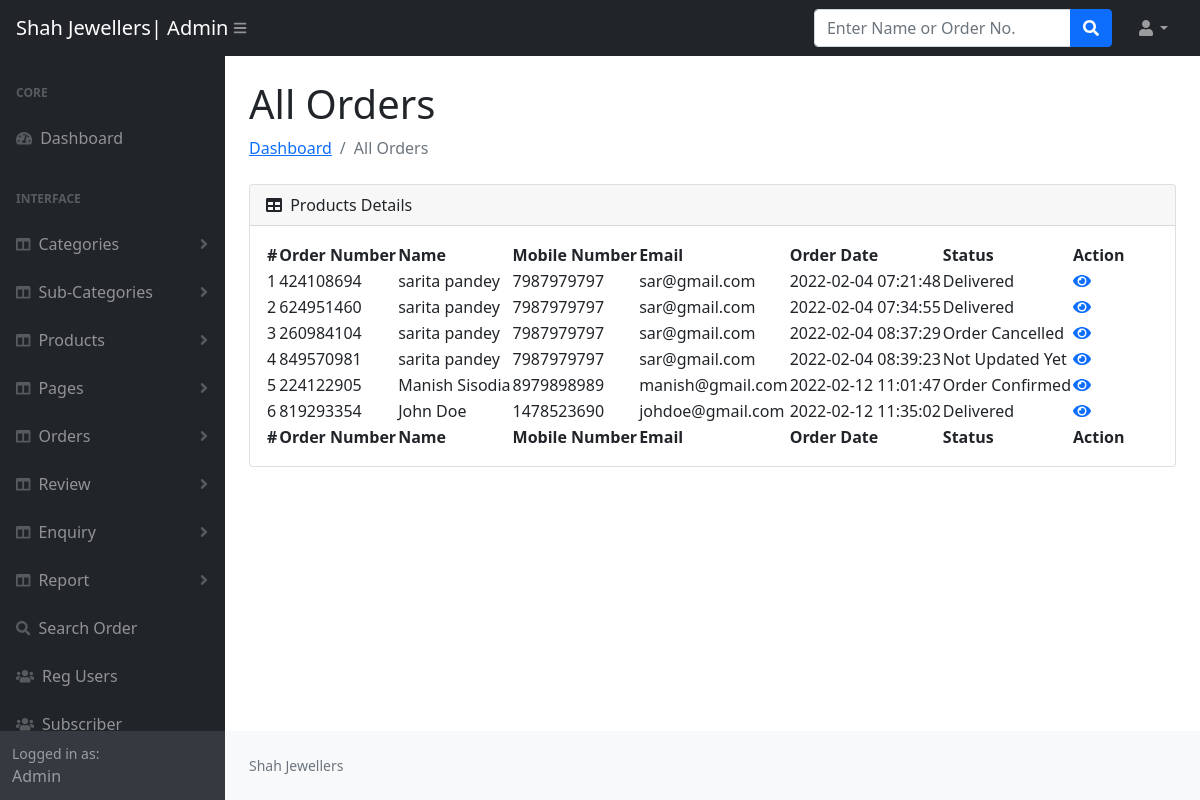
/jsms/admin/all-order.php (signed in), run on the app's committed database.
### tables this page shows
CREATE TABLE `tblorderaddresses` (
  `ID` int(10) NOT NULL,
  `UserId` int(5) DEFAULT NULL,
  `Ordernumber` int(10) DEFAULT NULL,
  `Flatnobuldngno` varchar(200) DEFAULT NULL,
  `StreetName` varchar(200) DEFAULT NULL,
  `Area` varchar(200) DEFAULT NULL,
  `Landmark` varchar(200) DEFAULT NULL,
  `City` varchar(200) DEFAULT NULL,
  `Zipcode` int(10) DEFAULT NULL,
  `Phone` bigint(11) DEFAULT NULL,
  `Email` varchar(200) DEFAULT NULL,
  `PaymentMethod` varchar(200) DEFAULT NULL,
  `OrderTime` timestamp NULL DEFAULT current_timestamp() ON UPDATE current_timestamp(),
  `Status` varchar(200) DEFAULT NULL,
  `Remark` varchar(200) DEFAULT NULL,
  `UpdationDate` timestamp NOT NULL DEFAULT current_timestamp() ON UPDATE current_timestamp()
);

CREATE TABLE `users` (
  `id` int(11) NOT NULL,
  `FirstName` varchar(255) DEFAULT NULL,
  `LastName` varchar(255) DEFAULT NULL,
  `Email` varchar(255) DEFAULT NULL,
  `MobileNumber` bigint(11) DEFAULT NULL,
  `Password` varchar(255) DEFAULT NULL,
  `regDate` timestamp NOT NULL DEFAULT current_timestamp()
);

### jsms/admin/all-order.php (the view, shortened to what this page needs)
<?php
include('includes/config.php');
if (strlen($_SESSION['aid']==0)) {
  header('location:logout.php');
  } else{
  ?>
<!DOCTYPE html>
<html lang="en">
    <head>
        <link href="https://cdn.jsdelivr.net/npm/simple-datatables@latest/dist/style.css" rel="stylesheet" />
        <link href="css/styles.css" rel="stylesheet" />
    </head>
    <body class="sb-nav-fixed">
 <?php include_once('includes/header.php');?>
        <div id="layoutSidenav">
       <?php include_once('includes/sidebar.php');?>
            <div id="layoutSidenav_content">
                <main>
                    <div class="container-fluid px-4">
                        <h1 class="mt-4">All Orders</h1>
                        <ol class="breadcrumb mb-4">
                            <li class="breadcrumb-item"><a href="dashboard.php">Dashboard</a></li>
                            <li class="breadcrumb-item active">All Orders</li>
                        </ol>
                        <div class="card mb-4">
                            <div class="card-header">
                                <i class="fas fa-table me-1"></i>
                               Products Details
                            </div>
                            <div class="card-body">
                                <table id="datatablesSimple">
                                    <thead>
                                        <tr>
                                            <th>#</th>
                                            <th>Order Number</th>
                                            <th>Name</th>
                                            <th>Mobile Number</th>
                                            <th>Email</th>
                                            <th>Order Date</th>
                                            <th>Status</th>
                                            <th>Action</th>
                                        </tr>
                                    </thead>
                                    <tfoot>
                                        <tr>
                                            <th>#</th>
                                            <th>Order Number</th>
                                            <th>Name</th>
                                            <th>Mobile Number</th>
                                            <th>Email</th>
                                            <th>Order Date</th>
                                            <th>Status</th>
                                            <th>Action</th>
                                        </tr>
                                    </tfoot>
                                    <tbody>
<?php
$ret=mysqli_query($con,"select * from tblorderaddresses join users on users.id=tblorderaddresses.UserId");
$cnt=1;
while ($row=mysqli_fetch_array($ret)) {
?>
                                <tr>
                                            <td><?php echo $cnt;?></td>
                  <td><?php  echo $row['Ordernumber'];?></td>
                  <td><?php  echo $row['FirstName'];?> <?php  echo $row['LastName'];?></td>
                  <td><?php  echo $row['MobileNumber'];?></td>
                  <td><?php  echo $row['Email'];?></td>
                  <td><?php  echo $row['OrderTime'];?></td>
                  <?php if($row['Status']==""){ ?>
                     <td class="font-w600"><?php echo "Not Updated Yet"; ?></td>
                     <?php } else { ?>
                      <td><?php  echo $row['Status'];?></td><?php } ?>
                                    <td><a href="view-order.php?orderid=<?php echo $row['Ordernumber'];?>"><i class="fa fa-eye" aria-hidden="true"></i></a></td>
                                        </tr>
                                        <?php $cnt=$cnt+1; } ?>
                                    </tbody>
                                </table>
                            </div>
                        </div>
                    </div>
                </main>
<?php include_once('includes/footer.php');?>
            </div>
        </div>
    </body>
</html>
<?php } ?>

### data on the page
tblorderaddresses: Ordernumber "424108694", UserId.FirstName "sarita", UserId.LastName "pandey", UserId.MobileNumber "7987979797", UserId.Email "sar@gmail.com", OrderTime "2022-02-04 07:21:48", Status "Delivered"
tblorderaddresses: Ordernumber "624951460", UserId.FirstName "sarita", UserId.LastName "pandey", UserId.MobileNumber "7987979797", UserId.Email "sar@gmail.com", OrderTime "2022-02-04 07:34:55", Status "Delivered"
tblorderaddresses: Ordernumber "260984104", UserId.FirstName "sarita", UserId.LastName "pandey", UserId.MobileNumber "7987979797", UserId.Email "sar@gmail.com", OrderTime "2022-02-04 08:37:29", Status "Order Cancelled"
tblorderaddresses: Ordernumber "849570981", UserId.FirstName "sarita", UserId.LastName "pandey", UserId.MobileNumber "7987979797", UserId.Email "sar@gmail.com", OrderTime "2022-02-04 08:39:23", shows "Not Updated Yet"
tblorderaddresses: Ordernumber "224122905", UserId.FirstName "Manish", UserId.LastName "Sisodia", UserId.MobileNumber "8979898989", UserId.Email "manish@gmail.com", OrderTime "2022-02-12 11:01:47", Status "Order Confirmed"
tblorderaddresses: Ordernumber "819293354", UserId.FirstName "John", UserId.LastName "Doe", UserId.MobileNumber "1478523690", UserId.Email "johdoe@gmail.com", OrderTime "2022-02-12 11:35:02", Status "Delivered"
